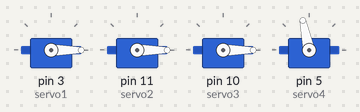
Bench run of a sketch on a simulated Arduino Uno, built with avr-gcc and run on an emulated ATmega328P. Parts: 4 × servo.

Above: at 0.1 s.
At 1.2 s:
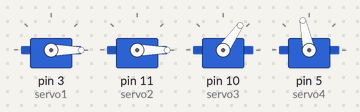
At 1.8 s:
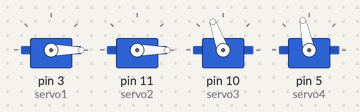
At 2.2 s:
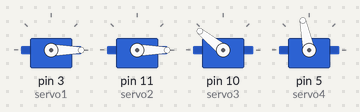
At 19.9 s:
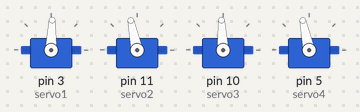
At 23.1 s:
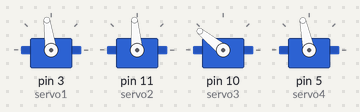
Timing chart, 0 to 24.6 s (numbered marks = the images above):
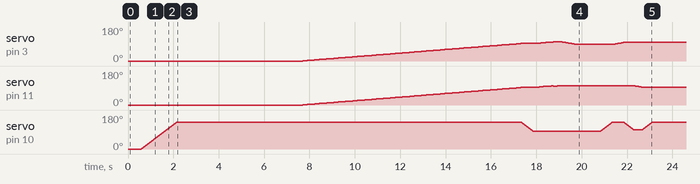

The sketch:

letter_A.ino
```cpp
#include <Servo.h>
Servo servo1;
Servo servo2;
Servo servo3;
Servo servo4;
//int i = 0;
int i = 1500;
int temp1 = 1;
int temp2 = 1;
int temp;
int current1, current2,pen_current;
int dest1,dest2,pen_dest;
void setup() {
  servo1.attach(3);
  servo2.attach(11);
  servo3.attach(10);
  servo2.writeMicroseconds(0);
  servo1.writeMicroseconds(0);
  //servo4.writeMicroseconds(1600);
  //servo3.writeMicroseconds(1300);
  servo4.attach(5);
  servo4.writeMicroseconds(1600);
  servo3.writeMicroseconds(1400);
  pen_lift();
  turnto(1500,1500);
  pen_down(1500);
  turnto(1522,1530);
  turnto(1536,1553);
  turnto(1562,1556);
  turnto(1574,1586);
  turnto(1589,1572);
  turnto(1602,1598);
//  turnto(1610,1622);
//  turnto(1620,1638);
//  turnto(1636,1640);
//  turnto(1666,1644);
//  turnto(1683,1664);
//  turnto(1696,1673);
//  turnto(1710,1682);
//  turnto(1723,1691);
//  turnto(1732,1705);
//  turnto(1751,1714);
//  turnto(1771,1710);
//  turnto(1781,1725);
//  turnto(1789,1732);
//  turnto(1796,1746);
//  turnto(1811,1744);
//  turnto(1823,1747);
//  turnto(1838,1752);
//  turnto(1860,1768);
//  turnto(1883,1778);
//  turnto(1898,1770);
//  turnto(1901,1799);
  /////////////////////
//  turnto(1895,1802);
//  turnto(1887,1827);
//  turnto(1898,1850);
//  turnto(1890,1858);
//  turnto(1882,1885);turnto(1875,1907);turnto(1867,1921);turnto(1839,1947);turnto(1830,1948);turnto(1815,1970);turnto(1807,1987);turnto(1760,1991);turnto(1764,2003);
//  turnto(1755,2008);turnto(1739,1981);turnto(1716,1959);turnto(1711,1923);turnto(1699,1912);turnto(1683,1887);turnto(1675,1864);turnto(1659,1849);turnto(1659,1827);turnto(1640,1813);turnto(1632,1792);turnto(1623,1784);
//  turnto(1621,1770);turnto(1621,1762);turnto(1613,1741);turnto(1605,1734);
//  turnto(1598,1715);
//  turnto(1590,1705);
//  turnto(1583,1685);
//  turnto(1575,1671);
//  turnto(1567,1648);
//  turnto(1552,1621);turnto(1545,1598);
//  turnto(1534,1585);
//  turnto(1520,1570);
//  turnto(1522,1530);
//  turnto(1460,1460);
turnto(1450,1598);
delay(1000);
pen_lift();
turnto(1550,1598);
pen_down(1600);
turnto(1550,1520);

pen_lift();

}
void loop() {

}
int turnto(int des1, int des2){

  while(1){
if(des1>current1){current1+=1;servo1.writeMicroseconds(current1);delay(5);}
if(des1<current1){current1-=1;servo1.writeMicroseconds(current1);delay(5);}
if(des2>current2){current2+=1;servo2.writeMicroseconds(current2);delay(5);}
if(des2<current2){current2-=1;servo2.writeMicroseconds(current2);delay(5);}
if((current1==des1)&&(current2==des2)){break;}
  }

}
int pen_lift()
{
  while(1){
if(2000>pen_current){pen_current+=1;servo3.writeMicroseconds(pen_current);delay(1);}
if(2000<pen_current){pen_current-=1;servo3.writeMicroseconds(pen_current);delay(1);}

if((pen_current==2000)){break;}

  }

  }
  int pen_down(int des)
{
  while(1){
if(des>pen_current){pen_current+=1;servo3.writeMicroseconds(pen_current);delay(1);}
if(des<pen_current){pen_current-=1;servo3.writeMicroseconds(pen_current);delay(1);}

if((pen_current==des)){break;}

  }

  }
```
